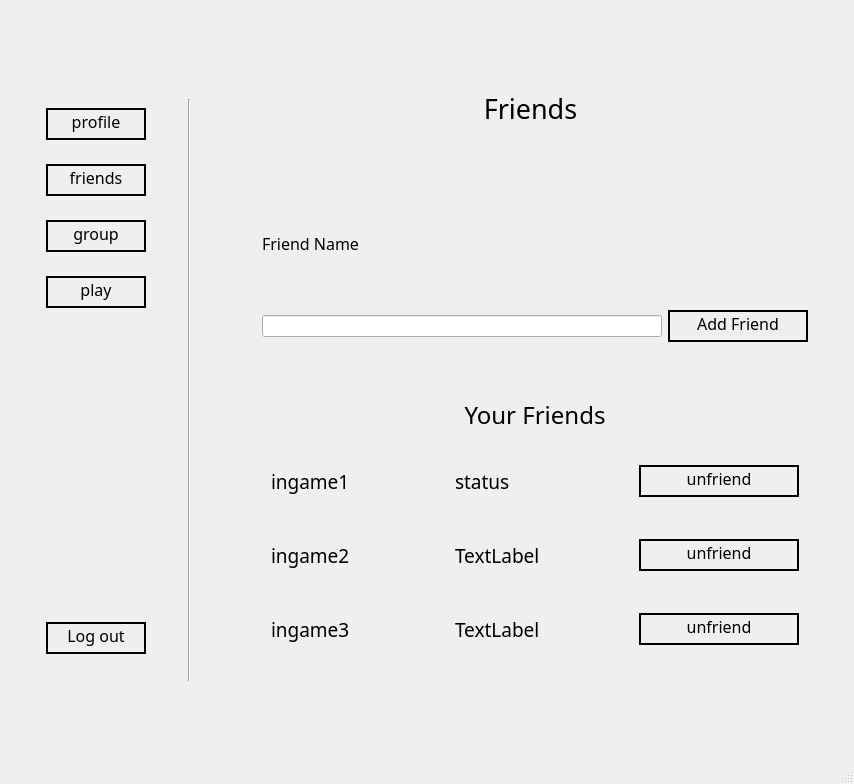
<?xml version="1.0" encoding="UTF-8"?>
<ui version="4.0">
 <class>MainWindow</class>
 <widget class="QMainWindow" name="MainWindow">
  <property name="geometry">
   <rect>
    <x>0</x>
    <y>0</y>
    <width>854</width>
    <height>784</height>
   </rect>
  </property>
  <property name="windowTitle">
   <string>MainWindow</string>
  </property>
  <widget class="QWidget" name="centralwidget">
   <layout class="QHBoxLayout" name="horizontalLayout_6">
    <item>
     <widget class="QWidget" name="widget_9" native="true">
      <property name="minimumSize">
       <size>
        <width>150</width>
        <height>600</height>
       </size>
      </property>
      <property name="maximumSize">
       <size>
        <width>200</width>
        <height>600</height>
       </size>
      </property>
      <layout class="QHBoxLayout" name="horizontalLayout_7">
       <item>
        <widget class="QWidget" name="leftWidget" native="true">
         <property name="maximumSize">
          <size>
           <width>150</width>
           <height>600</height>
          </size>
         </property>
         <layout class="QVBoxLayout" name="verticalLayout">
          <item>
           <widget class="QWidget" name="widget_3" native="true">
            <layout class="QHBoxLayout" name="horizontalLayout">
             <item>
              <widget class="QPushButton" name="pushButton">
               <property name="font">
                <font>
                 <family>Poor Richard</family>
                 <pointsize>12</pointsize>
                </font>
               </property>
               <property name="styleSheet">
                <string notr="true">border-radius : 100; 
border : 2px solid black;
padding-bottom: 5px</string>
               </property>
               <property name="text">
                <string>profile</string>
               </property>
              </widget>
             </item>
            </layout>
           </widget>
          </item>
          <item>
           <widget class="QWidget" name="widget_4" native="true">
            <layout class="QHBoxLayout" name="horizontalLayout_2">
             <item>
              <widget class="QPushButton" name="pushButton_2">
               <property name="font">
                <font>
                 <family>Poor Richard</family>
                 <pointsize>12</pointsize>
                </font>
               </property>
               <property name="styleSheet">
                <string notr="true">border-radius : 100; 
border : 2px solid black;
padding-bottom: 5px</string>
               </property>
               <property name="text">
                <string>friends</string>
               </property>
              </widget>
             </item>
            </layout>
           </widget>
          </item>
          <item>
           <widget class="QWidget" name="widget_5" native="true">
            <layout class="QHBoxLayout" name="horizontalLayout_3">
             <item>
              <widget class="QPushButton" name="pushButton_3">
               <property name="font">
                <font>
                 <family>Poor Richard</family>
                 <pointsize>12</pointsize>
                </font>
               </property>
               <property name="styleSheet">
                <string notr="true">border-radius : 100; 
border : 2px solid black;
padding-bottom: 5px</string>
               </property>
               <property name="text">
                <string>group</string>
               </property>
              </widget>
             </item>
            </layout>
           </widget>
          </item>
          <item>
           <widget class="QWidget" name="widget_6" native="true">
            <layout class="QVBoxLayout" name="verticalLayout_2">
             <item>
              <widget class="QPushButton" name="pushButton_4">
               <property name="font">
                <font>
                 <family>Poor Richard</family>
                 <pointsize>12</pointsize>
                </font>
               </property>
               <property name="styleSheet">
                <string notr="true">border-radius : 100; 
border : 2px solid black;
padding-bottom: 5px</string>
               </property>
               <property name="text">
                <string>play</string>
               </property>
              </widget>
             </item>
            </layout>
           </widget>
          </item>
          <item>
           <spacer name="verticalSpacer">
            <property name="orientation">
             <enum>Qt::Vertical</enum>
            </property>
            <property name="sizeHint" stdset="0">
             <size>
              <width>20</width>
              <height>40</height>
             </size>
            </property>
           </spacer>
          </item>
          <item>
           <widget class="QWidget" name="widget_7" native="true">
            <layout class="QHBoxLayout" name="horizontalLayout_4">
             <item>
              <widget class="QPushButton" name="pushButton_5">
               <property name="font">
                <font>
                 <family>Poor Richard</family>
                 <pointsize>12</pointsize>
                </font>
               </property>
               <property name="styleSheet">
                <string notr="true">border-radius : 100; 
border : 2px solid black;
padding-bottom: 5px</string>
               </property>
               <property name="text">
                <string>Log out</string>
               </property>
              </widget>
             </item>
            </layout>
           </widget>
          </item>
         </layout>
        </widget>
       </item>
       <item>
        <widget class="QWidget" name="widget_8" native="true">
         <property name="minimumSize">
          <size>
           <width>20</width>
           <height>600</height>
          </size>
         </property>
         <property name="maximumSize">
          <size>
           <width>40</width>
           <height>600</height>
          </size>
         </property>
         <layout class="QHBoxLayout" name="horizontalLayout_8">
          <item>
           <widget class="Line" name="line">
            <property name="minimumSize">
             <size>
              <width>5</width>
              <height>600</height>
             </size>
            </property>
            <property name="orientation">
             <enum>Qt::Vertical</enum>
            </property>
           </widget>
          </item>
         </layout>
        </widget>
       </item>
      </layout>
     </widget>
    </item>
    <item>
     <widget class="QWidget" name="widget" native="true">
      <property name="maximumSize">
       <size>
        <width>600</width>
        <height>600</height>
       </size>
      </property>
      <layout class="QGridLayout" name="gridLayout">
       <item row="0" column="0" colspan="2">
        <widget class="QWidget" name="widget_2" native="true">
         <property name="maximumSize">
          <size>
           <width>600</width>
           <height>100</height>
          </size>
         </property>
         <layout class="QHBoxLayout" name="horizontalLayout_5">
          <property name="leftMargin">
           <number>0</number>
          </property>
          <property name="topMargin">
           <number>0</number>
          </property>
          <property name="bottomMargin">
           <number>0</number>
          </property>
          <item>
           <widget class="QLabel" name="label">
            <property name="font">
             <font>
              <family>Poor Richard</family>
              <pointsize>20</pointsize>
             </font>
            </property>
            <property name="text">
             <string>Friends</string>
            </property>
            <property name="alignment">
             <set>Qt::AlignHCenter|Qt::AlignTop</set>
            </property>
           </widget>
          </item>
         </layout>
        </widget>
       </item>
       <item row="2" column="0" colspan="2">
        <widget class="QWidget" name="widget_12" native="true">
         <layout class="QVBoxLayout" name="verticalLayout_3">
          <item>
           <widget class="QWidget" name="widget_15" native="true">
            <layout class="QVBoxLayout" name="verticalLayout_4">
             <item>
              <widget class="QLabel" name="label_6">
               <property name="font">
                <font>
                 <family>Poor Richard</family>
                 <pointsize>18</pointsize>
                </font>
               </property>
               <property name="text">
                <string>Your Friends</string>
               </property>
               <property name="alignment">
                <set>Qt::AlignCenter</set>
               </property>
              </widget>
             </item>
            </layout>
           </widget>
          </item>
          <item>
           <widget class="QWidget" name="match1" native="true">
            <layout class="QHBoxLayout" name="horizontalLayout_13">
             <item>
              <widget class="QWidget" name="ingame1" native="true">
               <layout class="QHBoxLayout" name="horizontalLayout_26">
                <item>
                 <widget class="QLabel" name="label_7">
                  <property name="font">
                   <font>
                    <family>Poor Richard</family>
                    <pointsize>14</pointsize>
                   </font>
                  </property>
                  <property name="text">
                   <string>ingame1</string>
                  </property>
                 </widget>
                </item>
               </layout>
              </widget>
             </item>
             <item>
              <widget class="QWidget" name="role1" native="true">
               <layout class="QHBoxLayout" name="horizontalLayout_25">
                <item>
                 <widget class="QLabel" name="label_8">
                  <property name="font">
                   <font>
                    <family>Poor Richard</family>
                    <pointsize>14</pointsize>
                   </font>
                  </property>
                  <property name="text">
                   <string>status</string>
                  </property>
                 </widget>
                </item>
               </layout>
              </widget>
             </item>
             <item>
              <widget class="QWidget" name="status1" native="true">
               <layout class="QVBoxLayout" name="verticalLayout_5">
                <item>
                 <widget class="QPushButton" name="pushButton_8">
                  <property name="font">
                   <font>
                    <family>Poor Richard</family>
                    <pointsize>12</pointsize>
                   </font>
                  </property>
                  <property name="styleSheet">
                   <string notr="true">border-radius : 100; 
border : 2px solid black;
padding-bottom: 5px</string>
                  </property>
                  <property name="text">
                   <string>unfriend</string>
                  </property>
                 </widget>
                </item>
               </layout>
              </widget>
             </item>
            </layout>
           </widget>
          </item>
          <item>
           <widget class="QWidget" name="match2" native="true">
            <layout class="QHBoxLayout" name="horizontalLayout_14">
             <item>
              <widget class="QWidget" name="ingame2" native="true">
               <layout class="QHBoxLayout" name="horizontalLayout_23">
                <item>
                 <widget class="QLabel" name="label_11">
                  <property name="font">
                   <font>
                    <family>Poor Richard</family>
                    <pointsize>14</pointsize>
                   </font>
                  </property>
                  <property name="text">
                   <string>ingame2</string>
                  </property>
                 </widget>
                </item>
               </layout>
              </widget>
             </item>
             <item>
              <widget class="QWidget" name="widget_21" native="true">
               <layout class="QHBoxLayout" name="horizontalLayout_22">
                <item>
                 <widget class="QLabel" name="label_12">
                  <property name="font">
                   <font>
                    <family>Poor Richard</family>
                    <pointsize>14</pointsize>
                   </font>
                  </property>
                  <property name="text">
                   <string>TextLabel</string>
                  </property>
                 </widget>
                </item>
               </layout>
              </widget>
             </item>
             <item>
              <widget class="QWidget" name="widget_22" native="true">
               <layout class="QHBoxLayout" name="horizontalLayout_21">
                <item>
                 <widget class="QPushButton" name="pushButton_9">
                  <property name="font">
                   <font>
                    <family>Poor Richard</family>
                    <pointsize>12</pointsize>
                   </font>
                  </property>
                  <property name="styleSheet">
                   <string notr="true">border-radius : 100; 
border : 2px solid black;
padding-bottom: 5px</string>
                  </property>
                  <property name="text">
                   <string>unfriend</string>
                  </property>
                 </widget>
                </item>
               </layout>
              </widget>
             </item>
            </layout>
           </widget>
          </item>
          <item>
           <widget class="QWidget" name="match3" native="true">
            <layout class="QHBoxLayout" name="horizontalLayout_15">
             <item>
              <widget class="QWidget" name="ingame3" native="true">
               <layout class="QHBoxLayout" name="horizontalLayout_19">
                <item>
                 <widget class="QLabel" name="label_15">
                  <property name="font">
                   <font>
                    <family>Poor Richard</family>
                    <pointsize>14</pointsize>
                   </font>
                  </property>
                  <property name="text">
                   <string>ingame3</string>
                  </property>
                 </widget>
                </item>
               </layout>
              </widget>
             </item>
             <item>
              <widget class="QWidget" name="widget_25" native="true">
               <layout class="QHBoxLayout" name="horizontalLayout_18">
                <item>
                 <widget class="QLabel" name="label_16">
                  <property name="font">
                   <font>
                    <family>Poor Richard</family>
                    <pointsize>14</pointsize>
                   </font>
                  </property>
                  <property name="text">
                   <string>TextLabel</string>
                  </property>
                 </widget>
                </item>
               </layout>
              </widget>
             </item>
             <item>
              <widget class="QWidget" name="widget_26" native="true">
               <layout class="QHBoxLayout" name="horizontalLayout_17">
                <item>
                 <widget class="QPushButton" name="pushButton_10">
                  <property name="font">
                   <font>
                    <family>Poor Richard</family>
                    <pointsize>12</pointsize>
                   </font>
                  </property>
                  <property name="styleSheet">
                   <string notr="true">border-radius : 100; 
border : 2px solid black;
padding-bottom: 5px</string>
                  </property>
                  <property name="text">
                   <string>unfriend</string>
                  </property>
                 </widget>
                </item>
               </layout>
              </widget>
             </item>
            </layout>
           </widget>
          </item>
         </layout>
        </widget>
       </item>
       <item row="1" column="0" colspan="2">
        <widget class="QWidget" name="info" native="true">
         <layout class="QVBoxLayout" name="verticalLayout_6">
          <item>
           <widget class="QWidget" name="widget_11" native="true">
            <layout class="QVBoxLayout" name="verticalLayout_7">
             <item>
              <widget class="QLabel" name="label_2">
               <property name="font">
                <font>
                 <family>Poor Richard</family>
                 <pointsize>12</pointsize>
                </font>
               </property>
               <property name="text">
                <string>Friend Name</string>
               </property>
              </widget>
             </item>
            </layout>
           </widget>
          </item>
          <item>
           <widget class="QWidget" name="widget_10" native="true">
            <layout class="QHBoxLayout" name="horizontalLayout_9">
             <item>
              <widget class="QLineEdit" name="lineEdit">
               <property name="maximumSize">
                <size>
                 <width>400</width>
                 <height>16777215</height>
                </size>
               </property>
              </widget>
             </item>
             <item>
              <widget class="QPushButton" name="pushButton_7">
               <property name="font">
                <font>
                 <family>Poor Richard</family>
                 <pointsize>12</pointsize>
                </font>
               </property>
               <property name="styleSheet">
                <string notr="true">border-radius : 100; 
border : 2px solid black;
padding-bottom: 5px</string>
               </property>
               <property name="text">
                <string>Add Friend</string>
               </property>
              </widget>
             </item>
            </layout>
           </widget>
          </item>
         </layout>
        </widget>
       </item>
      </layout>
     </widget>
    </item>
   </layout>
  </widget>
  <widget class="QStatusBar" name="statusbar"/>
 </widget>
 <resources/>
 <connections/>
</ui>
